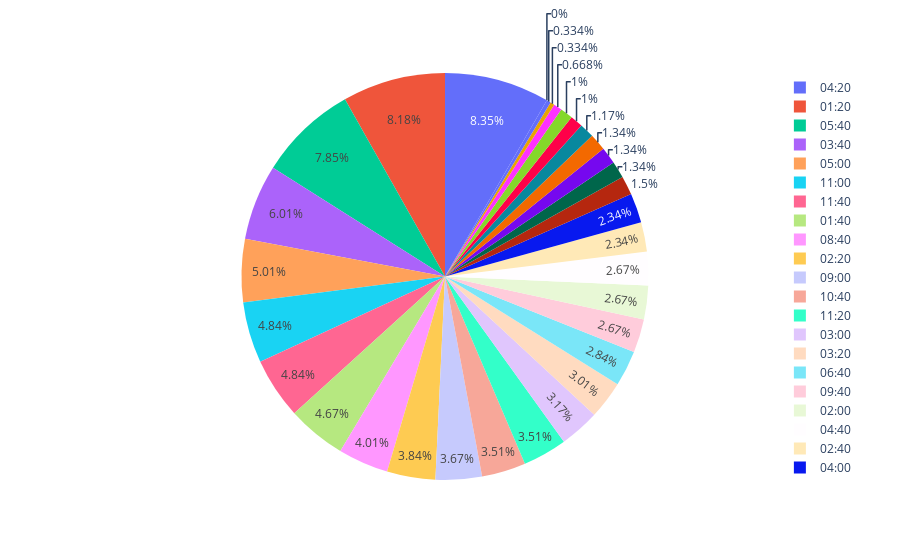

The notebook cell saved with this chart:
### Code cell
fig3.show()

### Figure 1 — Plotly figure (JSON) as saved in the notebook; plotly's stock layout.template omitted (floating-point values rounded to 4 significant figures)
{"data": [{"domain": {"x": [0, 1], "y": [0, 1]}, "hovertemplate": "Hora=%{label}<br>Siete7=%{value}<extra></extra>", "labels": ["06:20", "06:40", "07:00", "07:20", "07:40", "08:00", "08:20", "08:40", "09:00", "09:20", "09:40", "10:00", "10:20", "10:40", "11:00", "11:20", "11:40", "12:00", 0, "01:20", "01:40", "02:00", "02:20", "02:40", "03:00", "03:20", "03:40", "04:00", "04:20", "04:40", "05:00", "05:20", "05:40", "06:00", "06:20", "06:40"], "legendgroup": "", "name": "", "showlegend": true, "type": "pie", "values": [null, 17, 2, 2, 7, 8, 0, 24, 22, 9, 16, 8, 6, 21, 29, 21, 29, null, null, 49, 28, 16, 23, 14, 19, 18, 36, 14, 50, 16, 30, 8, 47, 6, 4, null]}], "layout": {"legend": {"tracegroupgap": 0}, "margin": {"t": 60}}}
